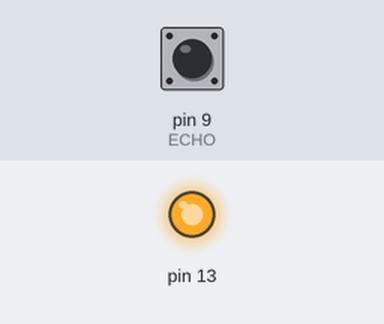
The sketch below on a simulated Arduino Uno, built with avr-gcc and run on an emulated ATmega328P. Parts: output pins drawn as LEDs (lit = HIGH). The test bench sets the inputs (shaded band); at power-on: pin 9 (ECHO) LOW. Pins used as bus, display or sensor lines are not drawn; what the sketch prints to the serial monitor is not drawn.

Above: at 4.2 s.
4.3 s: pin 9 (ECHO) pulsed HIGH 5 times (0.12 s each, 0.3 s apart)
At 6.4 s:
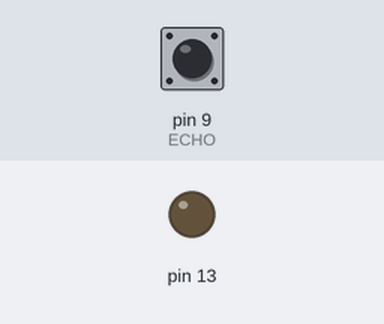
7.3 s: pin 9 (ECHO) pulsed HIGH 2 times (0.12 s each, 0.3 s apart)
Timing chart, 0 to 16.3 s (numbered marks = the images above; inputs shaded):
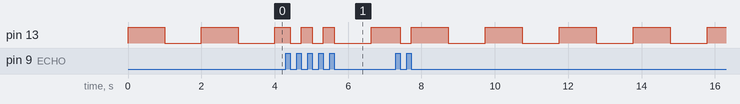

Measured:
- by itself, pin 13: repeats every 2.0 s: HIGH 1.0 s, LOW 1.0 s

The sketch:

timer_distance.ino
```cpp
int TRIG = 10;
int ECHO = 9;
long duration, cm;
boolean stop_flag = 0;

void setup() {
  pinMode(13, OUTPUT);
  Serial.begin(9600);
  pinMode(ECHO,INPUT);
  pinMode(TRIG,OUTPUT);

  TCCR1A  = 0;
  TCCR1B  = 0;
  TCCR1B |= (1 << WGM12) | (1 << CS12);   //CTC mode //256分周(16micros,62.5kHz)
  OCR1A   = 1000*5-1;            //5000カウント毎(80ms周期,12.5Hz) 31250カウント毎(=0.5s周期)
  TIMSK1 |= (1 << OCIE1A);
}

ISR(TIMER1_COMPA_vect) {
  digitalWrite(13, !digitalRead(13));
//  Serial.println("Hello world!");
  digitalWrite(TRIG,LOW);
  delayMicroseconds(2);
  digitalWrite(TRIG,HIGH);
  delayMicroseconds(10);
  duration = pulseIn(ECHO,HIGH);
  cm = microsecTocm(duration);
  if(cm < 10){
    stop_flag = 1;
    Serial.print("STOP!:");
    Serial.println(cm);
  }else{
    Serial.println("GO!GO!");
    stop_flag = 0;
  }
}

void loop() {
}


long microsecTocm(long microsec){
  return microsec /29 /2;
}
```
